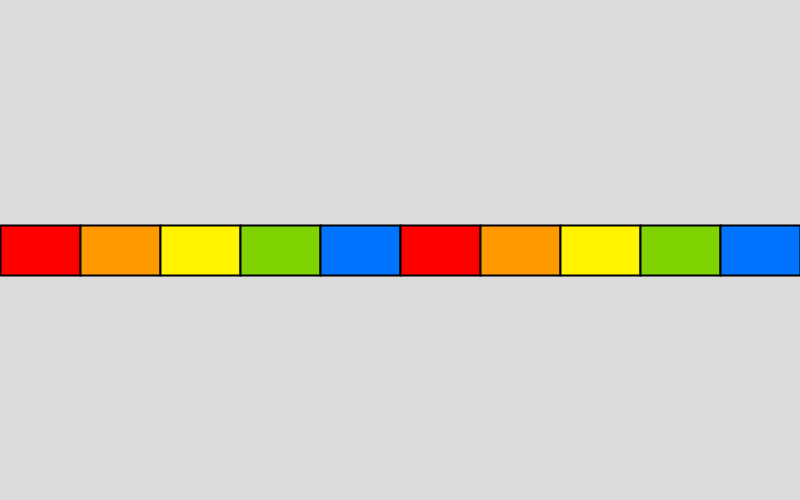
Frame 1 (no input)
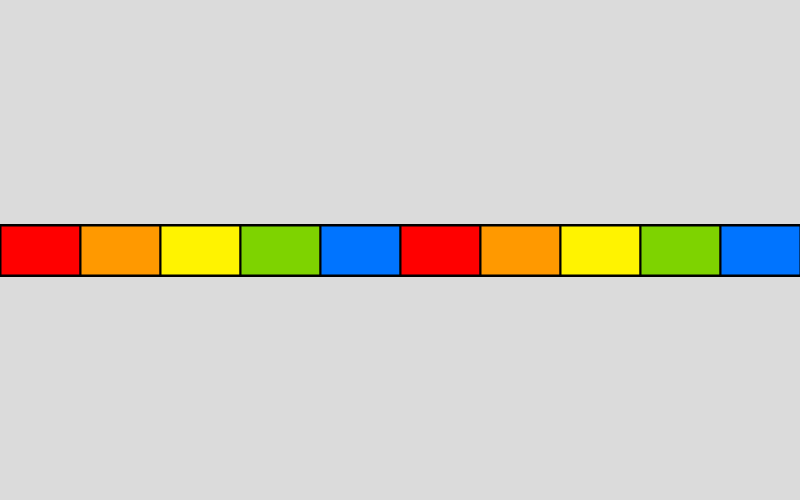
Frame 60 (the mouse pressed at the canvas centre just before this capture)
Frame 120 (the mouse held since frame 60 and released just before this capture): identical to frame 60, image omitted

The Processing sketch that drew these frames (run headless with seeded random() and noise(); from frame 60 on, the mouse is pressed at the canvas centre):

// Processing sketch: Question_1_V2
// ── Question_1_V2.pde

color[] arrayOfColors = 
{
  color(255, 0, 0), // red
  color(255,153, 0), // orange
  color(255, 243, 0), // yellow 
  color(126, 211, 0),// green
  color(0, 116, 255),// blue 
}; //possible colours that the buttons can have

int[] arrayButtonColors = 
{
  0, // index 0
  1, // index 1
  2, // index 2
  3, // index 3
  4, // index 4
  0, // index 5
  1, // index 6
  2, // index 7
  3, // index 8
  4  // index 9
}; //for each button, which color each button is assigned at every moment

float rectX;
float rectY;
float rectWidth;
float rectHeight;

// number of Buttons to draw
int numButtons = 10;

void setup()
{
  size(800, 500);
  background(219, 219, 219);
}


void draw()
{
  
  drawAllButtons();

}

void drawAllButtons()
{
  
  rectWidth = width/10; 
  rectHeight = 50;
  
  int buttonCounter = 0;
  while (buttonCounter < numButtons)
  {
       
    rectX = rectWidth/2 + rectWidth*(buttonCounter);
    rectY = height/2;
                
    rectMode(CENTER);
    stroke(0);
    strokeWeight(2);
    int colorIndexForCurrentButton = arrayButtonColors[buttonCounter];
    fill(arrayOfColors[colorIndexForCurrentButton]);

    rect(rectX, rectY, rectWidth, rectHeight);
    buttonCounter++;
      
   }
    
}


void mouseClicked() // when the user clicks on a button, that button should change to the next color or start again if it reaches the color array length
{
 
  if ((mouseY > (rectY - rectHeight/2)) && (mouseY < (rectY + rectHeight/2))) // if the mouse is within the range of the button height on the y axis
  {
     
    int buttonCheckIndex = 0;
    while (buttonCheckIndex < numButtons)
    {
        float buttonLeftEdge = rectWidth*buttonCheckIndex;
        float buttonRightEdge = rectWidth*(buttonCheckIndex + 1);
        
        if(mouseX > buttonLeftEdge && mouseX < buttonRightEdge)
        {
          arrayButtonColors[buttonCheckIndex] = arrayButtonColors[buttonCheckIndex] + 1;
           
          if(arrayButtonColors[buttonCheckIndex] >= arrayOfColors.length)
           {
             arrayButtonColors[buttonCheckIndex] = 0;
           }
           
        }
        
        buttonCheckIndex++;
    }
    
  }

}
